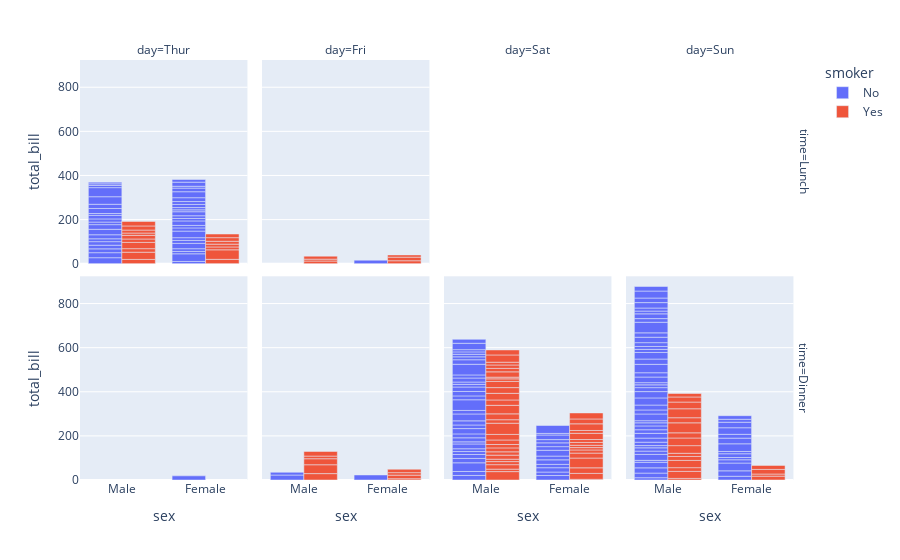

The code cell stored with this chart in its notebook:
### Code cell
df = px.data.tips()
fig = px.bar(df, x="sex", y="total_bill", color="smoker", barmode="group",
             facet_row="time", facet_col="day",
             category_orders={"day": ["Thur", "Fri", "Sat", "Sun"],
                              "time": ["Lunch", "Dinner"]})
fig.show()

### Figure 1 — Plotly figure (JSON) as saved in the notebook; plotly's stock layout.template omitted (floating-point values rounded to 4 significant figures)
{"data": [{"alignmentgroup": "True", "hovertemplate": "smoker=No<br>time=Lunch<br>day=Thur<br>sex=%{x}<br>total_bill=%{y}<extra></extra>", "legendgroup": "No", "marker": {"color": "#636efa"}, "name": "No", "offsetgroup": "No", "orientation": "v", "showlegend": true, "textposition": "auto", "type": "bar", "x": ["Male", "Male", "Male", "Male", "Female", "Male", "Female", "Male", "Male", "Male", "Male", "Female", "Female", "Female", "Male", "Female", "Male", "Male", "Female", "Female", "Male", "Female", "Female", "Male", "Male", "Female", "Female", "Female", "Female", "Female", "Female", "Female", "Female", "Female", "Male", "Male", "Female", "Female", "Female", "Female", "Female", "Male", "Male", "Male"], "xaxis": "x5", "y": [27.2, 22.76, 17.29, 16.66, 10.07, 15.98, 34.83, 13.03, 18.28, 24.71, 21.16, 10.65, 12.43, 24.08, 11.69, 13.42, 14.26, 15.95, 12.48, 29.8, 8.52, 14.52, 11.38, 22.82, 19.08, 20.27, 11.17, 12.26, 18.26, 8.51, 10.33, 14.15, 13.16, 17.47, 34.3, 41.19, 27.05, 16.43, 8.35, 18.64, 11.87, 9.78, 7.51, 7.56], "yaxis": "y5"}, {"alignmentgroup": "True", "hovertemplate": "smoker=No<br>time=Lunch<br>day=Fri<br>sex=%{x}<br>total_bill=%{y}<extra></extra>", "legendgroup": "No", "marker": {"color": "#636efa"}, "name": "No", "offsetgroup": "No", "orientation": "v", "showlegend": false, "textposition": "auto", "type": "bar", "x": ["Female"], "xaxis": "x6", "y": [15.98], "yaxis": "y6"}, {"alignmentgroup": "True", "hovertemplate": "smoker=No<br>time=Dinner<br>day=Thur<br>sex=%{x}<br>total_bill=%{y}<extra></extra>", "legendgroup": "No", "marker": {"color": "#636efa"}, "name": "No", "offsetgroup": "No", "orientation": "v", "showlegend": false, "textposition": "auto", "type": "bar", "x": ["Female"], "xaxis": "x", "y": [18.78], "yaxis": "y"}, {"alignmentgroup": "True", "hovertemplate": "smoker=No<br>time=Dinner<br>day=Fri<br>sex=%{x}<br>total_bill=%{y}<extra></extra>", "legendgroup": "No", "marker": {"color": "#636efa"}, "name": "No", "offsetgroup": "No", "orientation": "v", "showlegend": false, "textposition": "auto", "type": "bar", "x": ["Male", "Female", "Male"], "xaxis": "x2", "y": [22.49, 22.75, 12.46], "yaxis": "y2"}, {"alignmentgroup": "True", "hovertemplate": "smoker=No<br>time=Dinner<br>day=Sat<br>sex=%{x}<br>total_bill=%{y}<extra></extra>", "legendgroup": "No", "marker": {"color": "#636efa"}, "name": "No", "offsetgroup": "No", "orientation": "v", "showlegend": false, "textposition": "auto", "type": "bar", "x": ["Male", "Male", "Female", "Female", "Male", "Male", "Male", "Male", "Male", "Male", "Female", "Male", "Male", "Female", "Female", "Male", "Male", "Male", "Female", "Male", "Male", "Male", "Female", "Male", "Male", "Male", "Female", "Male", "Male", "Female", "Female", "Male", "Female", "Male", "Male", "Female", "Male", "Male", "Male", "Male", "Male", "Male", "Female", "Male", "Male"], "xaxis": "x3", "y": [20.65, 17.92, 20.29, 15.77, 39.42, 19.82, 17.81, 13.37, 12.69, 21.7, 19.65, 9.55, 18.35, 15.06, 20.69, 17.78, 24.06, 16.31, 16.93, 18.69, 31.27, 16.04, 26.41, 48.27, 17.59, 20.08, 16.45, 20.23, 12.02, 17.07, 14.73, 10.51, 20.92, 18.24, 14, 7.25, 48.33, 20.45, 13.28, 11.61, 10.77, 10.07, 35.83, 29.03, 17.82], "yaxis": "y3"}, {"alignmentgroup": "True", "hovertemplate": "smoker=No<br>time=Dinner<br>day=Sun<br>sex=%{x}<br>total_bill=%{y}<extra></extra>", "legendgroup": "No", "marker": {"color": "#636efa"}, "name": "No", "offsetgroup": "No", "orientation": "v", "showlegend": false, "textposition": "auto", "type": "bar", "x": ["Female", "Male", "Male", "Male", "Female", "Male", "Male", "Male", "Male", "Male", "Male", "Female", "Male", "Male", "Female", "Male", "Female", "Male", "Female", "Male", "Male", "Male", "Male", "Male", "Male", "Male", "Male", "Male", "Male", "Female", "Female", "Male", "Male", "Male", "Male", "Male", "Female", "Female", "Male", "Male", "Male", "Male", "Male", "Male", "Female", "Male", "Female", "Female", "Male", "Male", "Male", "Female", "Male", "Male", "Male", "Male", "Male"], "xaxis": "x4", "y": [16.99, 10.34, 21.01, 23.68, 24.59, 25.29, 8.77, 26.88, 15.04, 14.78, 10.27, 35.26, 15.42, 18.43, 14.83, 21.58, 10.33, 16.29, 16.97, 17.46, 13.94, 9.68, 30.4, 18.29, 22.23, 32.4, 28.55, 18.04, 12.54, 10.29, 34.81, 9.94, 25.56, 19.49, 38.07, 23.95, 25.71, 17.31, 29.93, 14.07, 13.13, 17.26, 24.55, 19.77, 29.85, 48.17, 25, 13.39, 16.49, 21.5, 12.66, 16.21, 13.81, 24.52, 20.76, 31.71, 20.69], "yaxis": "y4"}, {"alignmentgroup": "True", "hovertemplate": "smoker=Yes<br>time=Lunch<br>day=Thur<br>sex=%{x}<br>total_bill=%{y}<extra></extra>", "legendgroup": "Yes", "marker": {"color": "#EF553B"}, "name": "Yes", "offsetgroup": "Yes", "orientation": "v", "showlegend": true, "textposition": "auto", "type": "bar", "x": ["Male", "Male", "Male", "Female", "Male", "Male", "Male", "Male", "Female", "Female", "Male", "Male", "Female", "Female", "Female", "Male", "Female"], "xaxis": "x5", "y": [19.44, 32.68, 16, 19.81, 28.44, 15.48, 16.58, 10.34, 43.11, 13, 13.51, 18.71, 12.74, 13, 16.4, 20.53, 16.47], "yaxis": "y5"}, {"alignmentgroup": "True", "hovertemplate": "smoker=Yes<br>time=Lunch<br>day=Fri<br>sex=%{x}<br>total_bill=%{y}<extra></extra>", "legendgroup": "Yes", "marker": {"color": "#EF553B"}, "name": "Yes", "offsetgroup": "Yes", "orientation": "v", "showlegend": false, "textposition": "auto", "type": "bar", "x": ["Male", "Female", "Male", "Male", "Female", "Female"], "xaxis": "x6", "y": [12.16, 13.42, 8.58, 13.42, 16.27, 10.09], "yaxis": "y6"}, {"alignmentgroup": "True", "hovertemplate": "smoker=Yes<br>time=Dinner<br>day=Fri<br>sex=%{x}<br>total_bill=%{y}<extra></extra>", "legendgroup": "Yes", "marker": {"color": "#EF553B"}, "name": "Yes", "offsetgroup": "Yes", "orientation": "v", "showlegend": false, "textposition": "auto", "type": "bar", "x": ["Male", "Female", "Female", "Male", "Male", "Male", "Male", "Female", "Female"], "xaxis": "x2", "y": [28.97, 5.75, 16.32, 40.17, 27.28, 12.03, 21.01, 11.35, 15.38], "yaxis": "y2"}, {"alignmentgroup": "True", "hovertemplate": "smoker=Yes<br>time=Dinner<br>day=Sat<br>sex=%{x}<br>total_bill=%{y}<extra></extra>", "legendgroup": "Yes", "marker": {"color": "#EF553B"}, "name": "Yes", "offsetgroup": "Yes", "orientation": "v", "showlegend": false, "textposition": "auto", "type": "bar", "x": ["Male", "Male", "Male", "Male", "Male", "Male", "Female", "Male", "Female", "Female", "Male", "Female", "Female", "Male", "Male", "Male", "Female", "Female", "Female", "Male", "Male", "Male", "Male", "Male", "Female", "Male", "Male", "Female", "Female", "Female", "Male", "Male", "Male", "Female", "Female", "Male", "Male", "Male", "Male", "Male", "Female", "Male"], "xaxis": "x3", "y": [38.01, 11.24, 20.29, 13.81, 11.02, 18.29, 3.07, 15.01, 26.86, 25.28, 17.92, 44.3, 22.42, 15.36, 20.49, 25.21, 14.31, 10.59, 10.63, 50.81, 15.81, 26.59, 38.73, 24.27, 12.76, 30.06, 25.89, 13.27, 28.17, 12.9, 28.15, 11.59, 7.74, 30.14, 22.12, 24.01, 15.69, 15.53, 12.6, 32.83, 27.18, 22.67], "yaxis": "y3"}, {"alignmentgroup": "True", "hovertemplate": "smoker=Yes<br>time=Dinner<br>day=Sun<br>sex=%{x}<br>total_bill=%{y}<extra></extra>", "legendgroup": "Yes", "marker": {"color": "#EF553B"}, "name": "Yes", "offsetgroup": "Yes", "orientation": "v", "showlegend": false, "textposition": "auto", "type": "bar", "x": ["Female", "Male", "Male", "Male", "Male", "Male", "Male", "Female", "Male", "Male", "Male", "Male", "Male", "Male", "Female", "Male", "Female", "Male", "Male"], "xaxis": "x4", "y": [17.51, 7.25, 31.85, 16.82, 32.9, 17.89, 14.48, 9.6, 34.63, 34.65, 23.33, 45.35, 23.17, 40.55, 20.9, 30.46, 18.15, 23.1, 15.69], "yaxis": "y4"}], "layout": {"annotations": [{"font": {}, "showarrow": false, "text": "day=Thur", "x": 0.115, "xanchor": "center", "xref": "paper", "y": 1, "yanchor": "bottom", "yref": "paper"}, {"font": {}, "showarrow": false, "text": "day=Fri", "x": 0.365, "xanchor": "center", "xref": "paper", "y": 1, "yanchor": "bottom", "yref": "paper"}, {"font": {}, "showarrow": false, "text": "day=Sat", "x": 0.615, "xanchor": "center", "xref": "paper", "y": 1, "yanchor": "bottom", "yref": "paper"}, {"font": {}, "showarrow": false, "text": "day=Sun", "x": 0.865, "xanchor": "center", "xref": "paper", "y": 1, "yanchor": "bottom", "yref": "paper"}, {"font": {}, "showarrow": false, "text": "time=Dinner", "textangle": 90, "x": 0.98, "xanchor": "left", "xref": "paper", "y": 0.2425, "yanchor": "middle", "yref": "paper"}, {"font": {}, "showarrow": false, "text": "time=Lunch", "textangle": 90, "x": 0.98, "xanchor": "left", "xref": "paper", "y": 0.7575, "yanchor": "middle", "yref": "paper"}], "barmode": "group", "legend": {"title": {"text": "smoker"}, "tracegroupgap": 0}, "margin": {"t": 60}, "xaxis": {"anchor": "y", "domain": [0, 0.23], "title": {"text": "sex"}}, "xaxis2": {"anchor": "y2", "domain": [0.25, 0.48], "matches": "x", "title": {"text": "sex"}}, "xaxis3": {"anchor": "y3", "domain": [0.5, 0.73], "matches": "x", "title": {"text": "sex"}}, "xaxis4": {"anchor": "y4", "domain": [0.75, 0.98], "matches": "x", "title": {"text": "sex"}}, "xaxis5": {"anchor": "y5", "domain": [0, 0.23], "matches": "x", "showticklabels": false}, "xaxis6": {"anchor": "y6", "domain": [0.25, 0.48], "matches": "x", "showticklabels": false}, "xaxis7": {"anchor": "y7", "domain": [0.5, 0.73], "matches": "x", "showticklabels": false}, "xaxis8": {"anchor": "y8", "domain": [0.75, 0.98], "matches": "x", "showticklabels": false}, "yaxis": {"anchor": "x", "domain": [0, 0.485], "title": {"text": "total_bill"}}, "yaxis2": {"anchor": "x2", "domain": [0, 0.485], "matches": "y", "showticklabels": false}, "yaxis3": {"anchor": "x3", "domain": [0, 0.485], "matches": "y", "showticklabels": false}, "yaxis4": {"anchor": "x4", "domain": [0, 0.485], "matches": "y", "showticklabels": false}, "yaxis5": {"anchor": "x5", "domain": [0.515, 1], "matches": "y", "title": {"text": "total_bill"}}, "yaxis6": {"anchor": "x6", "domain": [0.515, 1], "matches": "y", "showticklabels": false}, "yaxis7": {"anchor": "x7", "domain": [0.515, 1], "matches": "y", "showticklabels": false}, "yaxis8": {"anchor": "x8", "domain": [0.515, 1], "matches": "y", "showticklabels": false}}}
